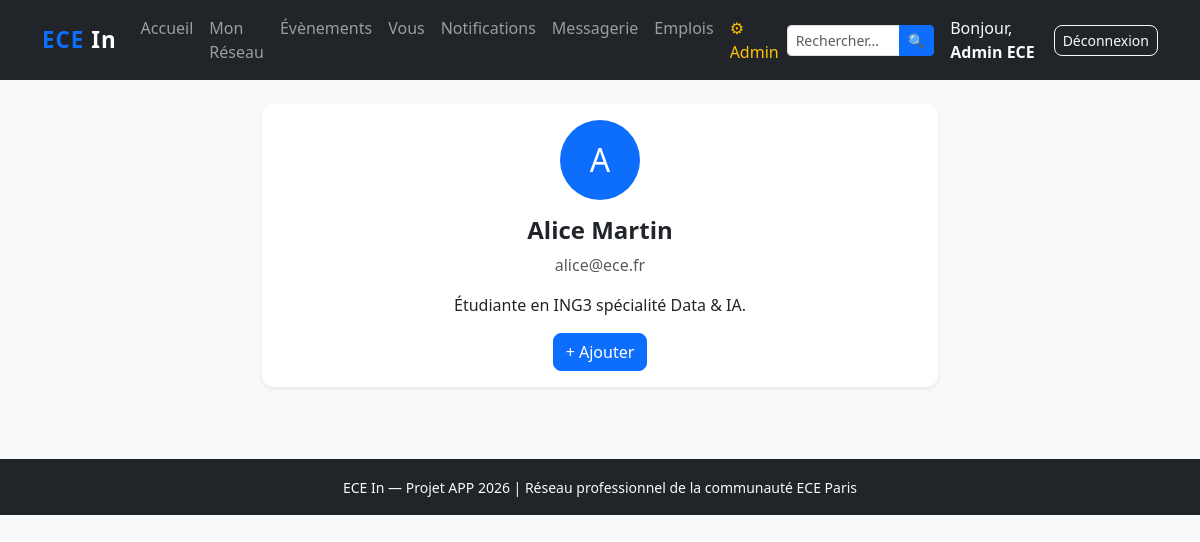
/user_profile.php?id=2 (signed in), run on the app's committed database.
### tables this page shows
CREATE TABLE users (
    id            INT AUTO_INCREMENT PRIMARY KEY,
    name          VARCHAR(100) NOT NULL,
    email         VARCHAR(150) NOT NULL UNIQUE,
    password      VARCHAR(255) NOT NULL,
    role          ENUM('author','admin') NOT NULL DEFAULT 'author',
    profile_photo VARCHAR(255) DEFAULT NULL,
    bio           TEXT DEFAULT NULL,
    education     TEXT DEFAULT NULL,
    experience    TEXT DEFAULT NULL,
    cv_title      VARCHAR(150) DEFAULT 'CV ECE In',
    created_at    TIMESTAMP DEFAULT CURRENT_TIMESTAMP
);

### includes/functions.php (called while the page is built, shortened)
<?php
function e(?string $v): string { return htmlspecialchars($v ?? '', ENT_QUOTES, 'UTF-8'); }

### user_profile.php (the view, shortened to what this page needs)
<?php
require_once 'includes/functions.php';
$userId    = (int)currentUser()['id'];
$profileId = (int)($_GET['id'] ?? 0);
$pdo  = getPDO();
$stmt = $pdo->prepare('SELECT * FROM users WHERE id=:id');
$stmt->execute([':id'=>$profileId]);
$profile = $stmt->fetch();
$chk = $pdo->prepare('SELECT id FROM connections WHERE (user_id=:u1 AND friend_id=:f1) OR (user_id=:f2 AND friend_id=:u2)');
$chk->execute([':u1'=>$userId,':f1'=>$profileId,':f2'=>$profileId,':u2'=>$userId]);
$isConnected = (bool)$chk->fetch();
?>
<!DOCTYPE html>
<html lang="fr">
<head>
  <link rel="stylesheet" href="https://cdn.jsdelivr.net/npm/bootstrap@5.3.0/dist/css/bootstrap.min.css">
  <link rel="stylesheet" href="assets/css/style.css">
</head>
<body class="bg-light">
<?php include 'includes/header.php'; ?>
<div class="container py-4" style="max-width:700px;">
  <div class="card shadow-sm">
    <div class="card-body text-center">
      <div class="rounded-circle bg-primary text-white mx-auto mb-3 d-flex align-items-center justify-content-center" style="width:80px;height:80px;font-size:2rem;"><?= strtoupper(substr($profile['name'],0,1)) ?></div>
      <h4 class="fw-bold"><?= e($profile['name']) ?></h4>
      <p class="text-muted"><?= e($profile['email']) ?></p>
      <?php if ($profile['bio']): ?><p><?= nl2br(e($profile['bio'])) ?></p><?php endif; ?>
      <div class="d-flex gap-2 justify-content-center mt-3">
        <?php if ($isConnected): ?>
          <span class="btn btn-success disabled">✅ Connecté</span>
          <a href="messages.php?contact=<?= $profileId ?>" class="btn btn-outline-primary">✉ Message</a>
        <?php else: ?>
          <form method="POST"><button type="submit" name="add_friend" class="btn btn-primary">+ Ajouter</button></form>
        <?php endif; ?>
      </div>
    </div>
  </div>
</div>
<?php include 'includes/footer.php'; ?>
</body>
</html>

### assets/css/style.css (style rules this page uses)
body { font-family: 'Segoe UI', sans-serif; }
.card { border-radius: 12px; border: none; }
.btn { border-radius: 8px; }

### data on the page
users: name "A", name "Alice Martin", email "alice@ece.fr", bio "Étudiante en ING3 spécialité Data & IA."

### other printed values
currentUser()['name'] "Admin ECE"
